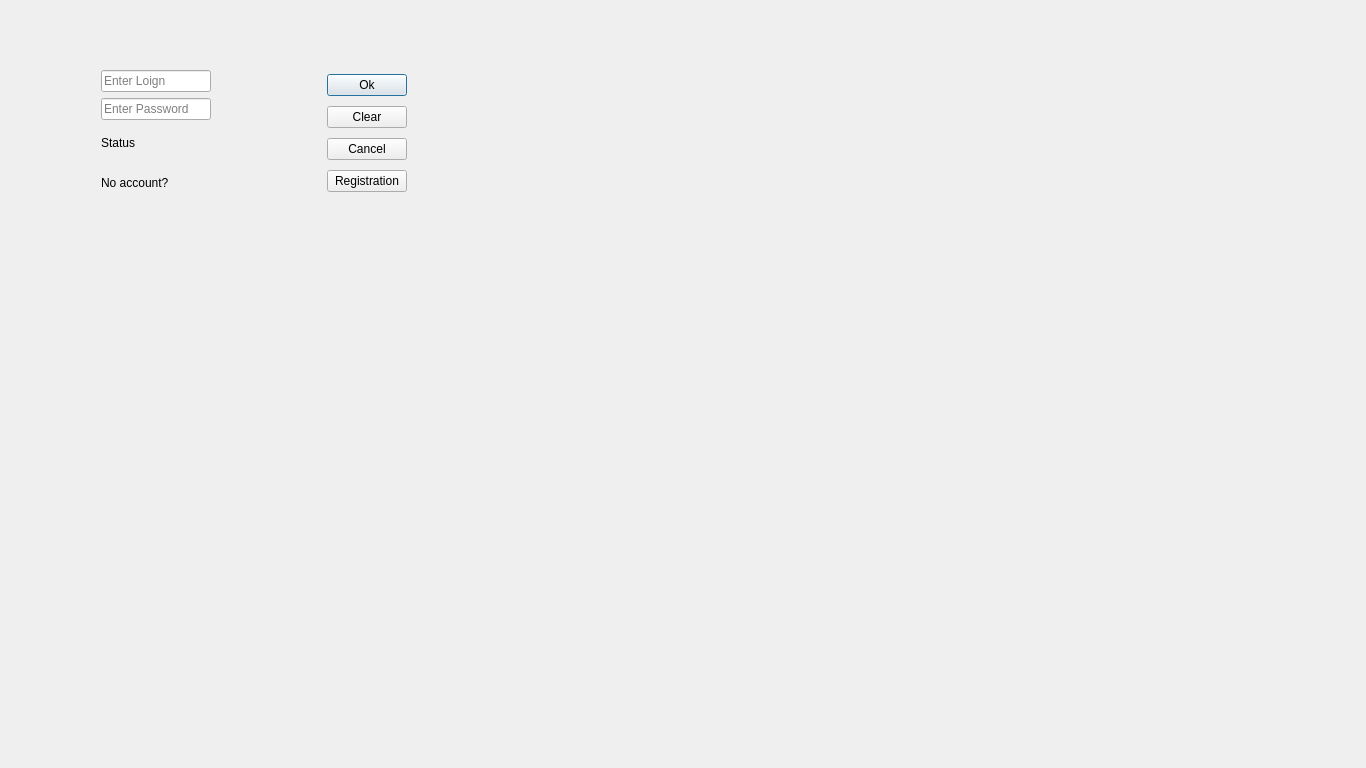
<?xml version="1.0" encoding="UTF-8"?>
<ui version="4.0">
 <class>teacherloginform</class>
 <widget class="QDialog" name="teacherloginform">
  <property name="geometry">
   <rect>
    <x>0</x>
    <y>0</y>
    <width>1366</width>
    <height>768</height>
   </rect>
  </property>
  <property name="windowTitle">
   <string>Teacher authentification</string>
  </property>
  <widget class="QWidget" name="">
   <property name="geometry">
    <rect>
     <x>101</x>
     <y>70</y>
     <width>306</width>
     <height>130</height>
    </rect>
   </property>
   <layout class="QHBoxLayout" name="horizontalLayout">
    <item>
     <layout class="QVBoxLayout" name="verticalLayout_2">
      <item>
       <widget class="QLineEdit" name="txtu">
        <property name="maxLength">
         <number>25</number>
        </property>
        <property name="placeholderText">
         <string>Enter Loign</string>
        </property>
       </widget>
      </item>
      <item>
       <widget class="QLineEdit" name="txtp">
        <property name="maxLength">
         <number>25</number>
        </property>
        <property name="echoMode">
         <enum>QLineEdit::Password</enum>
        </property>
        <property name="placeholderText">
         <string>Enter Password</string>
        </property>
       </widget>
      </item>
      <item>
       <widget class="QLabel" name="lstatus">
        <property name="text">
         <string>Status</string>
        </property>
       </widget>
      </item>
      <item>
       <widget class="QLabel" name="label">
        <property name="text">
         <string>No account?</string>
        </property>
       </widget>
      </item>
     </layout>
    </item>
    <item>
     <spacer name="horizontalSpacer">
      <property name="orientation">
       <enum>Qt::Horizontal</enum>
      </property>
      <property name="sizeHint" stdset="0">
       <size>
        <width>40</width>
        <height>20</height>
       </size>
      </property>
     </spacer>
    </item>
    <item>
     <layout class="QVBoxLayout" name="verticalLayout">
      <item>
       <widget class="QPushButton" name="btnOk">
        <property name="text">
         <string>Ok</string>
        </property>
       </widget>
      </item>
      <item>
       <widget class="QPushButton" name="btnClear">
        <property name="text">
         <string>Clear</string>
        </property>
       </widget>
      </item>
      <item>
       <widget class="QPushButton" name="btnCancel">
        <property name="text">
         <string>Cancel</string>
        </property>
       </widget>
      </item>
      <item>
       <widget class="QPushButton" name="btnRegistration">
        <property name="text">
         <string>Registration</string>
        </property>
       </widget>
      </item>
     </layout>
    </item>
   </layout>
  </widget>
 </widget>
 <resources/>
 <connections/>
</ui>
